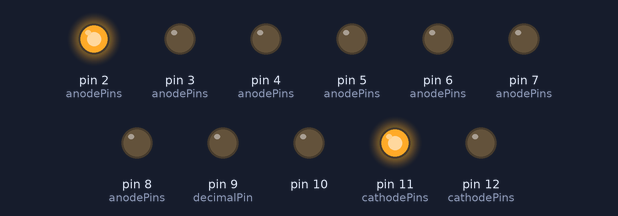
Bench run of a sketch on a simulated Arduino Uno, built with avr-gcc and run on an emulated ATmega328P. Shown: output pins drawn as LEDs (lit = HIGH).

Above: at 0.15 s.
At 1.05 s:
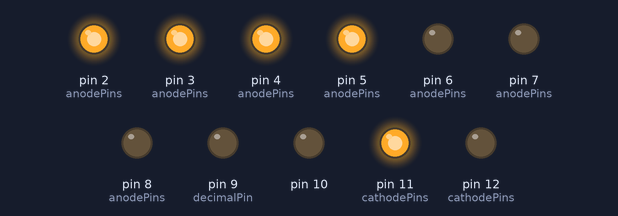
At 1.65 s:
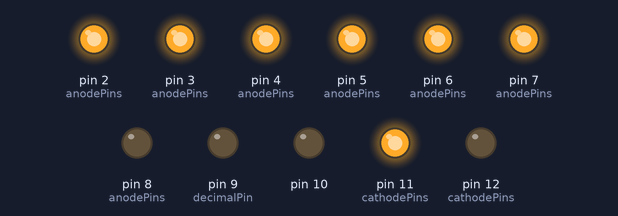
At 2.2 s:
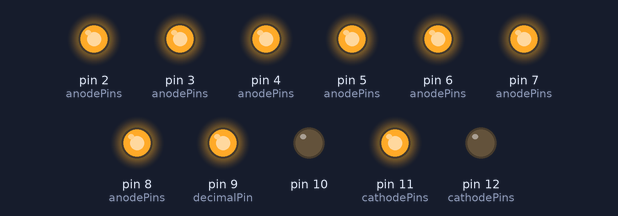
Timing chart, 0 to 3.7 s (numbered marks = the images above):
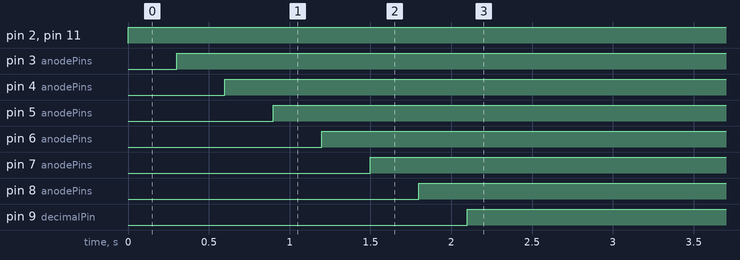

Measured:
- by itself, pin 2 (anodePins), pin 11 (cathodePins): LOW → HIGH at 0.00 s
- by itself, pin 3 (anodePins): LOW → HIGH at 0.30 s
- by itself, pin 4 (anodePins): LOW → HIGH at 0.60 s
- by itself, pin 5 (anodePins): LOW → HIGH at 0.90 s
- by itself, pin 6 (anodePins): LOW → HIGH at 1.2 s
- by itself, pin 7 (anodePins): LOW → HIGH at 1.5 s
- by itself, pin 8 (anodePins): LOW → HIGH at 1.8 s
- by itself, pin 9 (decimalPin): LOW → HIGH at 2.1 s

The sketch:

led_7s3d_cat.ino
```cpp
int number[10][7] = {
  {1, 1, 1, 1, 0, 1, 0},
  {1, 0, 1, 1, 0, 1, 1},
};

int anodePins[7] = {2, 3, 4, 5, 6, 7, 8};
int cathodePins[3] = {11, 12, 13};
int decimalPin = 9;


void setup() {
  for (int a = 2; a <= 12; a++) {
    pinMode(a, OUTPUT);
  }
}

void loop() {
  // RESET
  digitalWrite(11, HIGH);
  digitalWrite(12, LOW);
  digitalWrite(13, HIGH);

  for (int a = 2; a <= 9; a++ ) {
    digitalWrite(a, HIGH);
    delay(300);
  }


}
```
